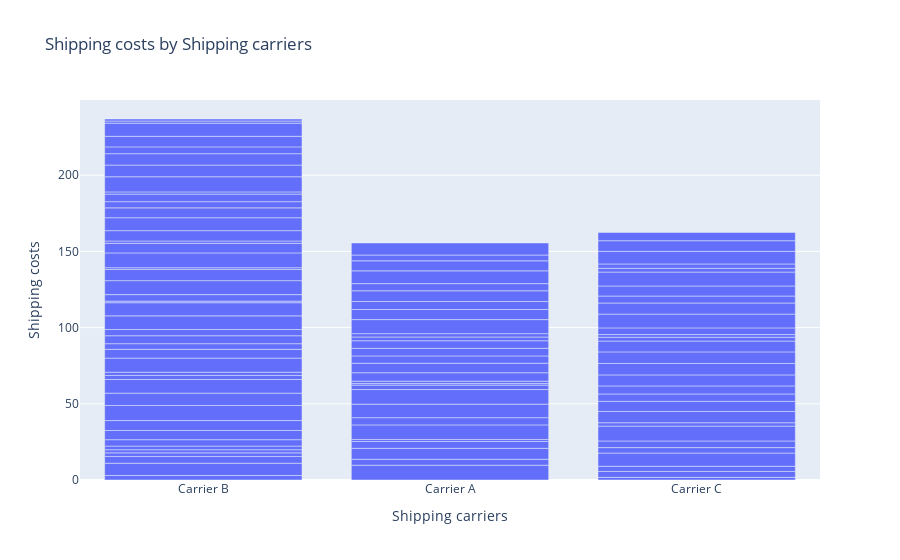

Source (notebook cell):
### Code cell
Shipping_by_carriers = px.bar(df,x='Shipping carriers',y='Shipping costs',title='Shipping costs by Shipping carriers')
Shipping_by_carriers.show()

### Figure 1 — Plotly figure (JSON) as saved in the notebook; plotly's stock layout.template omitted (floating-point values rounded to 4 significant figures)
{"data": [{"alignmentgroup": "True", "hovertemplate": "Shipping carriers=%{x}<br>Shipping costs=%{y}<extra></extra>", "legendgroup": "", "marker": {"color": "#636efa", "pattern": {"shape": ""}}, "name": "", "offsetgroup": "", "orientation": "v", "showlegend": false, "textposition": "auto", "type": "bar", "x": ["Carrier B", "Carrier A", "Carrier B", "Carrier C", "Carrier A", "Carrier B", "Carrier C", "Carrier B", "Carrier C", "Carrier A", "Carrier C", "Carrier A", "Carrier A", "Carrier A", "Carrier B", "Carrier B", "Carrier B", "Carrier C", "Carrier C", "Carrier A", "Carrier A", "Carrier B", "Carrier A", "Carrier A", "Carrier C", "Carrier C", "Carrier B", "Carrier C", "Carrier B", "Carrier B", "Carrier B", "Carrier B", "Carrier C", "Carrier C", "Carrier A", "Carrier C", "Carrier B", "Carrier A", "Carrier B", "Carrier A", "Carrier C", "Carrier B", "Carrier C", "Carrier B", "Carrier C", "Carrier B", "Carrier B", "Carrier B", "Carrier C", "Carrier C", "Carrier A", "Carrier A", "Carrier B", "Carrier B", "Carrier B", "Carrier A", "Carrier C", "Carrier B", "Carrier A", "Carrier B", "Carrier C", "Carrier C", "Carrier C", "Carrier A", "Carrier C", "Carrier C", "Carrier A", "Carrier C", "Carrier B", "Carrier B", "Carrier B", "Carrier A", "Carrier A", "Carrier B", "Carrier A", "Carrier C", "Carrier A", "Carrier B", "Carrier B", "Carrier B", "Carrier C", "Carrier B", "Carrier A", "Carrier B", "Carrier A", "Carrier C", "Carrier B", "Carrier A", "Carrier A", "Carrier B", "Carrier B", "Carrier B", "Carrier B", "Carrier C", "Carrier B", "Carrier B", "Carrier C", "Carrier A", "Carrier B", "Carrier B"], "xaxis": "x", "y": [2.957, 9.717, 8.054, 1.73, 3.891, 4.444, 3.881, 2.348, 3.405, 7.167, 8.673, 4.524, 1.325, 9.537, 2.04, 2.422, 4.191, 3.585, 4.339, 4.743, 8.878, 6.038, 9.568, 2.925, 9.741, 2.231, 6.508, 7.407, 9.898, 8.101, 8.955, 2.68, 6.599, 4.858, 1.019, 5.288, 2.108, 1.533, 9.236, 5.563, 7.23, 5.773, 7.526, 3.694, 7.577, 5.215, 4.071, 8.979, 7.096, 2.506, 6.248, 4.783, 8.631, 1.013, 4.305, 5.014, 1.774, 9.161, 4.938, 7.294, 4.381, 9.03, 7.292, 2.458, 4.585, 6.581, 2.216, 9.148, 1.194, 9.705, 6.316, 9.228, 6.6, 1.513, 5.238, 2.474, 7.055, 6.781, 8.467, 6.496, 2.833, 4.066, 4.708, 4.95, 8.382, 8.249, 1.454, 6.576, 3.801, 9.93, 7.674, 7.472, 4.47, 7.006, 6.943, 8.63, 5.353, 7.905, 1.41, 1.311], "yaxis": "y"}], "layout": {"barmode": "relative", "legend": {"tracegroupgap": 0}, "title": {"text": "Shipping costs by Shipping carriers"}, "xaxis": {"anchor": "y", "domain": [0, 1], "title": {"text": "Shipping carriers"}}, "yaxis": {"anchor": "x", "domain": [0, 1], "title": {"text": "Shipping costs"}}}}
